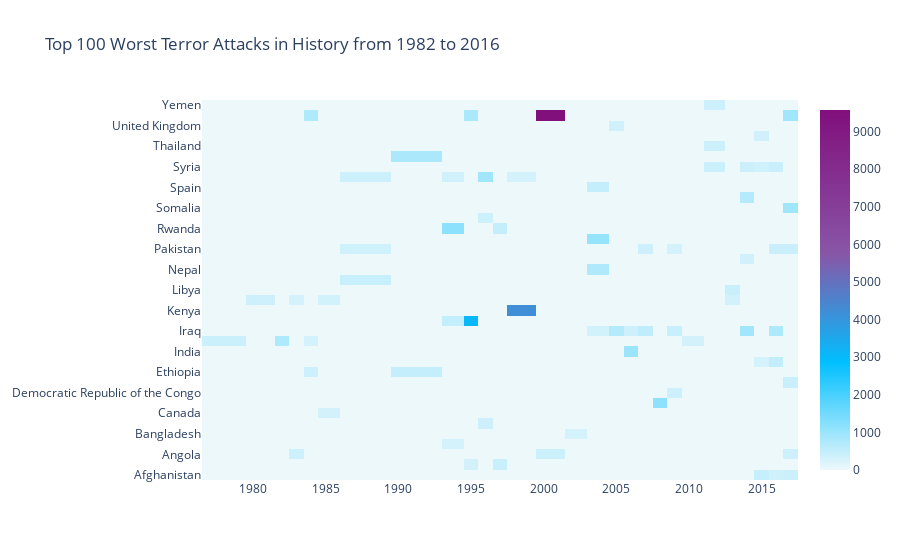

Notebook source saved alongside this figure:
### Code cell
import plotly.offline as py
py.init_notebook_mode(connected=True)
import plotly.graph_objs as go
colorscale = [[0, '#edf8fb'], [.3, '#00BFFF'],  [.6, '#8856a7'],  [1, '#810f7c']]
heatmap = go.Heatmap(z=heat.values, x=heat.columns, y=heat.index, colorscale=colorscale)
data = [heatmap]
layout = go.Layout(
    title='Top 100 Worst Terror Attacks in History from 1982 to 2016',
    xaxis = dict(ticks='', nticks=20),
    yaxis = dict(ticks='')
)
fig = go.Figure(data=data, layout=layout)
py.iplot(fig, filename='heatmap',show_link=False)

### Figure 1 — Plotly figure (JSON) as saved in the notebook; plotly's stock layout.template omitted (floating-point values rounded to 4 significant figures; data arrays with more than 128 entries replaced by an {"elided": "..."} marker saying what was removed)
{"data": [{"colorscale": [[0, "#edf8fb"], [0.3, "#00BFFF"], [0.6, "#8856a7"], [1, "#810f7c"]], "type": "heatmap", "x": [1978, 1981, 1982, 1983, 1984, 1985, 1987, 1992, 1994, 1995, 1996, 1997, 1998, 2001, 2002, 2004, 2005, 2006, 2007, 2008, 2009, 2010, 2012, 2013, 2014, 2015, 2016, 2017], "y": ["Afghanistan", "Algeria", "Angola", "Argentina", "Bangladesh", "Burundi", "Canada", "Chad", "Democratic Republic of the Congo", "Egypt", "Ethiopia", "France", "India", "Iran", "Iraq", "Japan", "Kenya", "Lebanon", "Libya", "Mozambique", "Nepal", "Nigeria", "Pakistan", "Russia", "Rwanda", "Saudi Arabia", "Somalia", "South Sudan", "Spain", "Sri Lanka", "Syria", "Tajikistan", "Thailand", "Turkey", "United Kingdom", "United States", "Yemen"], "z": {"elided": "37x28 float values"}}], "layout": {"title": {"text": "Top 100 Worst Terror Attacks in History from 1982 to 2016"}, "xaxis": {"nticks": 20, "ticks": "", "type": "linear", "range": [1976.0, 2018.0], "autorange": true}, "yaxis": {"ticks": "", "type": "category", "range": [-0.5, 36.5], "autorange": true}, "autosize": true}}
